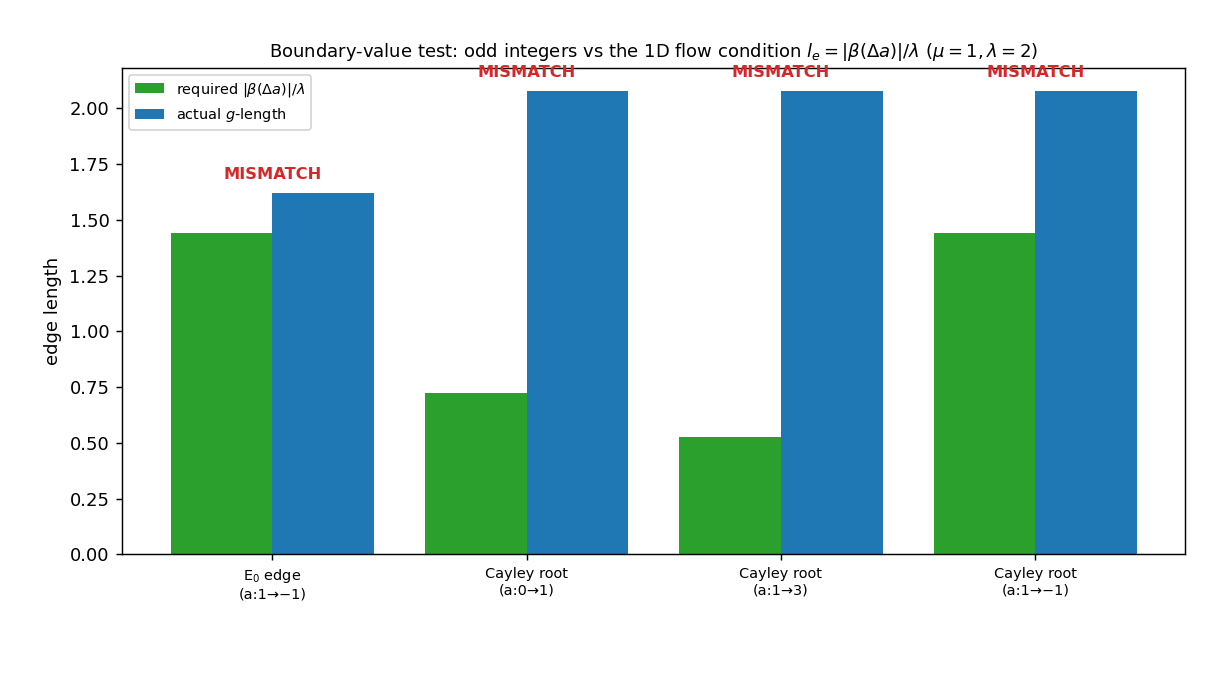

Reproduce this figure in Python.
#!/usr/bin/env python3
"""
043 — Boundary-value problem: given node values, are they realizable?

Two readings of "the value along the edge satisfies the flow equation":

(A) 2D Eikonal  |grad a|_g^2 = mu^2 + lam^2 a^2  (a global solution; no edge
    length constraint).  E_0: a = -x/y gives the odd integers -> REALIZABLE.
    Cayley: the Eikonal solution is a = (mu/lam) sinh(lam d) -> ~16, 1023, ...
    (NOT the odd integers) -> NOT realizable.

(B) 1D ODE along each edge  da/ds = +-sqrt(mu^2+lam^2 a^2)  (the edge must be a
    CHARACTERISTIC).  This forces, for every edge e = (u,v),
        l_e = |arcsinh(lam a_v / mu) - arcsinh(lam a_u / mu)| / lam ,   (CRIT)
    where l_e is the g-length of the edge.  Tree acyclic => locally necessary
    and globally sufficient.

Computation (mu=1, lam=2):
  E_0 edge eps4 -> J(eps4):   l = 1.622734,  required = 1.443635  -> slack 0.179
      (the edge is a geodesic, not a characteristic; the 2D solution a=-x/y has
       da/ds = sqrt(...) cos(angle), so the 1D ODE only has "slack", not equality)
  Cayley root edge:           l = 3 ln 2 = 2.079442, required = 0.721818 (a=0->1)
                              0.524072 (a=1->3), 1.443635 (a=1->-1) -> MISMATCH.

So: odd integers are 2D-realizable in E_0 but not on the Cayley model; under the
strict 1D ODE neither geodesic edge matches, and only the Cayley potential
a = (mu/lam) sinh(lam d) (values ~16, 1023, ...) satisfies (B).

STATUS: criterion (CRIT) and the numbers are exact/computed; the "2D vs 1D"
distinction is PROVED.
"""

import numpy as np
import matplotlib
matplotlib.use("Agg")
import matplotlib.pyplot as plt
from math import asinh, log, radians

MU, LAM = 1.0, 2.0


def beta(a):
    return asinh(LAM * a / MU)


def required(au, av):
    return abs(beta(av) - beta(au)) / LAM


def main():
    # E0 edge length (eps4 -> J(eps4), unit semicircle)
    t = np.linspace(radians(45), radians(135), 200000)
    ds = np.sqrt(np.sin(t)**2 / MU**2 + np.cos(t)**2 / LAM**2) / np.sin(t)
    l_E0 = float(np.trapezoid(ds, t))
    req_E0 = required(1.0, -1.0)

    # Cayley root edge length
    l_C = 3.0 * log(2.0)

    print(f"E0 edge l = {l_E0:.6f}, required(a:1->-1) = {req_E0:.6f}, "
          f"slack = {l_E0-req_E0:.6f}")
    for (au, av, nm) in [(0, 1, "a=0->1"), (1, 3, "a=1->3"), (1, -1, "a=1->-1")]:
        r = required(au, av)
        print(f"Cayley {nm}: l=3ln2={l_C:.6f}, required={r:.6f}, "
              f"mismatch={l_C-r:+.6f}")

    # figure: required vs actual
    labels = ["E$_0$ edge\n(a:1→−1)", "Cayley root\n(a:0→1)", "Cayley root\n(a:1→3)",
              "Cayley root\n(a:1→−1)"]
    req = [req_E0, required(0, 1), required(1, 3), required(1, -1)]
    act = [l_E0, l_C, l_C, l_C]
    x = np.arange(len(labels))
    fig, ax = plt.subplots(figsize=(9.4, 5.2))
    ax.bar(x - 0.2, req, 0.4, label="required $|\\beta(\\Delta a)|/\\lambda$",
           color="tab:green")
    ax.bar(x + 0.2, act, 0.4, label="actual $g$-length", color="tab:blue")
    for i in range(len(labels)):
        ok = abs(req[i] - act[i]) < 1e-3
        ax.text(i, max(req[i], act[i]) + 0.06, "OK" if ok else "MISMATCH",
                ha="center", fontsize=9, color="tab:green" if ok else "tab:red",
                fontweight="bold")
    ax.set_xticks(x); ax.set_xticklabels(labels, fontsize=8)
    ax.set_ylabel("edge length"); ax.legend(fontsize=8)
    ax.set_title(r"Boundary-value test: odd integers vs the 1D flow condition "
                 r"$l_e=|\beta(\Delta a)|/\lambda$ ($\mu=1,\lambda=2$)", fontsize=10)
    fig.subplots_adjust(left=0.10, right=0.97, top=0.90, bottom=0.18)
    out = "/Users/mingli/AEG/aeg-paper/notes/general/043-satisfiability.png"
    fig.savefig(out, dpi=130)
    print("saved:", out)


if __name__ == "__main__":
    main()
